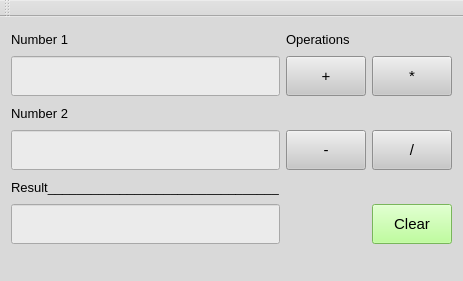
<?xml version="1.0" encoding="UTF-8"?>
<ui version="4.0">
 <class>CalculatorClass</class>
 <widget class="QMainWindow" name="CalculatorClass">
  <property name="geometry">
   <rect>
    <x>0</x>
    <y>0</y>
    <width>450</width>
    <height>281</height>
   </rect>
  </property>
  <property name="windowTitle">
   <string>Calculator</string>
  </property>
  <property name="styleSheet">
   <string notr="true">background-color:rgb(217, 217, 217)</string>
  </property>
  <widget class="QWidget" name="centralWidget">
   <layout class="QGridLayout" name="gridLayout">
    <item row="0" column="0">
     <widget class="QLabel" name="label">
      <property name="sizePolicy">
       <sizepolicy hsizetype="Expanding" vsizetype="Preferred">
        <horstretch>0</horstretch>
        <verstretch>0</verstretch>
       </sizepolicy>
      </property>
      <property name="minimumSize">
       <size>
        <width>0</width>
        <height>20</height>
       </size>
      </property>
      <property name="maximumSize">
       <size>
        <width>16777215</width>
        <height>20</height>
       </size>
      </property>
      <property name="font">
       <font>
        <pointsize>10</pointsize>
       </font>
      </property>
      <property name="text">
       <string>Number 1</string>
      </property>
     </widget>
    </item>
    <item row="1" column="0">
     <widget class="QLineEdit" name="lineEdit_number_1">
      <property name="minimumSize">
       <size>
        <width>199</width>
        <height>40</height>
       </size>
      </property>
      <property name="maximumSize">
       <size>
        <width>16777215</width>
        <height>40</height>
       </size>
      </property>
      <property name="font">
       <font>
        <pointsize>12</pointsize>
       </font>
      </property>
      <property name="styleSheet">
       <string notr="true">background-color:rgb(235, 235, 235)</string>
      </property>
      <property name="alignment">
       <set>Qt::AlignRight|Qt::AlignTrailing|Qt::AlignVCenter</set>
      </property>
     </widget>
    </item>
    <item row="1" column="1">
     <widget class="QPushButton" name="pushButton_add">
      <property name="minimumSize">
       <size>
        <width>80</width>
        <height>40</height>
       </size>
      </property>
      <property name="maximumSize">
       <size>
        <width>16777215</width>
        <height>40</height>
       </size>
      </property>
      <property name="font">
       <font>
        <pointsize>11</pointsize>
       </font>
      </property>
      <property name="styleSheet">
       <string notr="true">background-color:rgb(200, 200, 200)</string>
      </property>
      <property name="text">
       <string>+</string>
      </property>
     </widget>
    </item>
    <item row="1" column="2">
     <widget class="QPushButton" name="pushButton_mult">
      <property name="minimumSize">
       <size>
        <width>80</width>
        <height>40</height>
       </size>
      </property>
      <property name="maximumSize">
       <size>
        <width>16777215</width>
        <height>40</height>
       </size>
      </property>
      <property name="font">
       <font>
        <pointsize>11</pointsize>
       </font>
      </property>
      <property name="styleSheet">
       <string notr="true">background-color:rgb(200, 200, 200)</string>
      </property>
      <property name="text">
       <string>*</string>
      </property>
     </widget>
    </item>
    <item row="2" column="0">
     <widget class="QLabel" name="label_2">
      <property name="sizePolicy">
       <sizepolicy hsizetype="Expanding" vsizetype="Preferred">
        <horstretch>0</horstretch>
        <verstretch>0</verstretch>
       </sizepolicy>
      </property>
      <property name="minimumSize">
       <size>
        <width>0</width>
        <height>20</height>
       </size>
      </property>
      <property name="maximumSize">
       <size>
        <width>16777215</width>
        <height>20</height>
       </size>
      </property>
      <property name="font">
       <font>
        <pointsize>10</pointsize>
       </font>
      </property>
      <property name="text">
       <string>Number 2</string>
      </property>
     </widget>
    </item>
    <item row="3" column="0">
     <widget class="QLineEdit" name="lineEdit_number_2">
      <property name="minimumSize">
       <size>
        <width>199</width>
        <height>40</height>
       </size>
      </property>
      <property name="maximumSize">
       <size>
        <width>16777215</width>
        <height>40</height>
       </size>
      </property>
      <property name="font">
       <font>
        <pointsize>12</pointsize>
       </font>
      </property>
      <property name="styleSheet">
       <string notr="true">background-color:rgb(235, 235, 235)</string>
      </property>
      <property name="alignment">
       <set>Qt::AlignRight|Qt::AlignTrailing|Qt::AlignVCenter</set>
      </property>
     </widget>
    </item>
    <item row="3" column="1">
     <widget class="QPushButton" name="pushButton_sub">
      <property name="minimumSize">
       <size>
        <width>80</width>
        <height>40</height>
       </size>
      </property>
      <property name="maximumSize">
       <size>
        <width>16777215</width>
        <height>40</height>
       </size>
      </property>
      <property name="font">
       <font>
        <pointsize>11</pointsize>
       </font>
      </property>
      <property name="styleSheet">
       <string notr="true">background-color:rgb(200, 200, 200)</string>
      </property>
      <property name="text">
       <string>-</string>
      </property>
     </widget>
    </item>
    <item row="3" column="2">
     <widget class="QPushButton" name="pushButton_div">
      <property name="minimumSize">
       <size>
        <width>80</width>
        <height>40</height>
       </size>
      </property>
      <property name="maximumSize">
       <size>
        <width>16777215</width>
        <height>40</height>
       </size>
      </property>
      <property name="font">
       <font>
        <pointsize>11</pointsize>
       </font>
      </property>
      <property name="styleSheet">
       <string notr="true">background-color:rgb(200, 200, 200)</string>
      </property>
      <property name="text">
       <string>/</string>
      </property>
     </widget>
    </item>
    <item row="4" column="0">
     <widget class="QLabel" name="label_3">
      <property name="sizePolicy">
       <sizepolicy hsizetype="Expanding" vsizetype="Preferred">
        <horstretch>0</horstretch>
        <verstretch>0</verstretch>
       </sizepolicy>
      </property>
      <property name="minimumSize">
       <size>
        <width>0</width>
        <height>20</height>
       </size>
      </property>
      <property name="maximumSize">
       <size>
        <width>16777215</width>
        <height>20</height>
       </size>
      </property>
      <property name="font">
       <font>
        <pointsize>10</pointsize>
       </font>
      </property>
      <property name="text">
       <string>Result________________________________</string>
      </property>
     </widget>
    </item>
    <item row="5" column="0">
     <widget class="QLineEdit" name="lineEdit_result">
      <property name="minimumSize">
       <size>
        <width>199</width>
        <height>40</height>
       </size>
      </property>
      <property name="maximumSize">
       <size>
        <width>16777215</width>
        <height>40</height>
       </size>
      </property>
      <property name="font">
       <font>
        <pointsize>12</pointsize>
       </font>
      </property>
      <property name="styleSheet">
       <string notr="true">background-color:rgb(235, 235, 235)</string>
      </property>
      <property name="alignment">
       <set>Qt::AlignRight|Qt::AlignTrailing|Qt::AlignVCenter</set>
      </property>
      <property name="readOnly">
       <bool>false</bool>
      </property>
     </widget>
    </item>
    <item row="5" column="2">
     <widget class="QPushButton" name="pushButton_clear">
      <property name="minimumSize">
       <size>
        <width>80</width>
        <height>40</height>
       </size>
      </property>
      <property name="maximumSize">
       <size>
        <width>16777215</width>
        <height>40</height>
       </size>
      </property>
      <property name="font">
       <font>
        <pointsize>11</pointsize>
       </font>
      </property>
      <property name="styleSheet">
       <string notr="true">background-color:rgb(170, 255, 127)</string>
      </property>
      <property name="text">
       <string>Clear</string>
      </property>
     </widget>
    </item>
    <item row="0" column="1" colspan="2">
     <widget class="QLabel" name="label_4">
      <property name="sizePolicy">
       <sizepolicy hsizetype="Expanding" vsizetype="Fixed">
        <horstretch>0</horstretch>
        <verstretch>0</verstretch>
       </sizepolicy>
      </property>
      <property name="minimumSize">
       <size>
        <width>0</width>
        <height>20</height>
       </size>
      </property>
      <property name="maximumSize">
       <size>
        <width>16777215</width>
        <height>20</height>
       </size>
      </property>
      <property name="font">
       <font>
        <pointsize>10</pointsize>
       </font>
      </property>
      <property name="text">
       <string>Operations</string>
      </property>
     </widget>
    </item>
   </layout>
  </widget>
  <widget class="QMenuBar" name="menuBar">
   <property name="geometry">
    <rect>
     <x>0</x>
     <y>0</y>
     <width>450</width>
     <height>21</height>
    </rect>
   </property>
  </widget>
  <widget class="QToolBar" name="mainToolBar">
   <attribute name="toolBarArea">
    <enum>TopToolBarArea</enum>
   </attribute>
   <attribute name="toolBarBreak">
    <bool>false</bool>
   </attribute>
  </widget>
  <widget class="QStatusBar" name="statusBar"/>
 </widget>
 <layoutdefault spacing="6" margin="11"/>
 <resources>
  <include location="calculator.qrc"/>
 </resources>
 <connections>
  <connection>
   <sender>pushButton_add</sender>
   <signal>clicked()</signal>
   <receiver>CalculatorClass</receiver>
   <slot>add()</slot>
   <hints>
    <hint type="sourcelabel">
     <x>242</x>
     <y>85</y>
    </hint>
    <hint type="destinationlabel">
     <x>244</x>
     <y>231</y>
    </hint>
   </hints>
  </connection>
  <connection>
   <sender>pushButton_mult</sender>
   <signal>clicked()</signal>
   <receiver>CalculatorClass</receiver>
   <slot>mult()</slot>
   <hints>
    <hint type="sourcelabel">
     <x>314</x>
     <y>86</y>
    </hint>
    <hint type="destinationlabel">
     <x>258</x>
     <y>192</y>
    </hint>
   </hints>
  </connection>
  <connection>
   <sender>pushButton_sub</sender>
   <signal>clicked()</signal>
   <receiver>CalculatorClass</receiver>
   <slot>sub()</slot>
   <hints>
    <hint type="sourcelabel">
     <x>224</x>
     <y>155</y>
    </hint>
    <hint type="destinationlabel">
     <x>222</x>
     <y>229</y>
    </hint>
   </hints>
  </connection>
  <connection>
   <sender>pushButton_div</sender>
   <signal>clicked()</signal>
   <receiver>CalculatorClass</receiver>
   <slot>div()</slot>
   <hints>
    <hint type="sourcelabel">
     <x>336</x>
     <y>159</y>
    </hint>
    <hint type="destinationlabel">
     <x>264</x>
     <y>115</y>
    </hint>
   </hints>
  </connection>
  <connection>
   <sender>pushButton_clear</sender>
   <signal>clicked()</signal>
   <receiver>CalculatorClass</receiver>
   <slot>clear()</slot>
   <hints>
    <hint type="sourcelabel">
     <x>358</x>
     <y>228</y>
    </hint>
    <hint type="destinationlabel">
     <x>279</x>
     <y>212</y>
    </hint>
   </hints>
  </connection>
  <connection>
   <sender>lineEdit_number_1</sender>
   <signal>editingFinished()</signal>
   <receiver>lineEdit_number_2</receiver>
   <slot>setFocus()</slot>
   <hints>
    <hint type="sourcelabel">
     <x>107</x>
     <y>91</y>
    </hint>
    <hint type="destinationlabel">
     <x>104</x>
     <y>152</y>
    </hint>
   </hints>
  </connection>
 </connections>
 <slots>
  <slot>add()</slot>
  <slot>sub()</slot>
  <slot>mult()</slot>
  <slot>div()</slot>
  <slot>clear()</slot>
 </slots>
</ui>
